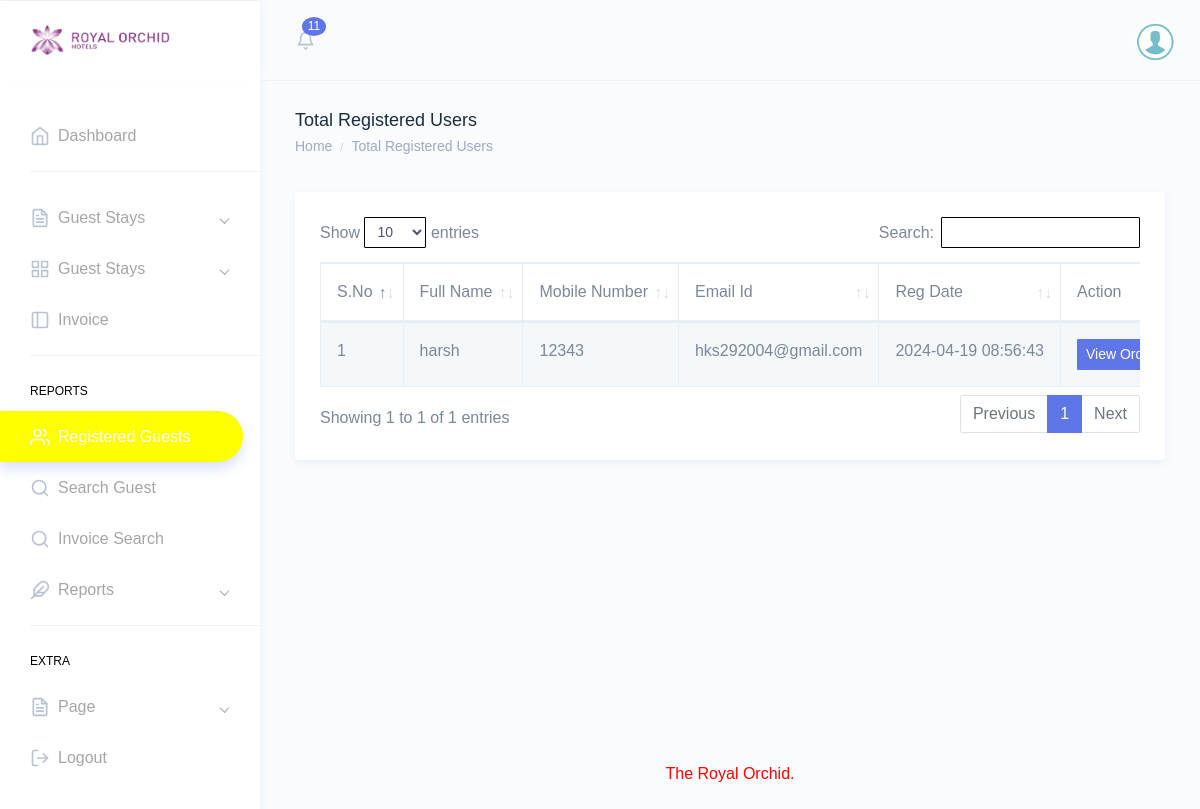
Screenshot of /admin/registered-users.php (signed in) with the database file from the repository.
### tables this page shows
CREATE TABLE `tbluser` (
  `ID` int(10) NOT NULL,
  `FullName` varchar(200) DEFAULT NULL,
  `MobileNumber` bigint(10) DEFAULT NULL,
  `Email` varchar(200) DEFAULT NULL,
  `Password` varchar(200) DEFAULT NULL,
  `RegDate` timestamp NULL DEFAULT current_timestamp(),
  `Address` varchar(500) NOT NULL
);

### admin/registered-users.php (the view, shortened to what this page needs)
<?php
include('includes/dbconnection.php');
if (strlen($_SESSION['otssaid']==0)) {
  header('location:logout.php');
  } else{
  ?>
<!DOCTYPE html>
<html dir="ltr" lang="en">
<head>
    <link href="assets/extra-libs/datatables.net-bs4/css/dataTables.bootstrap4.css" rel="stylesheet">
    <link href="dist/css/style.min.css" rel="stylesheet">
</head>
<body>
    <div id="main-wrapper" data-theme="light" data-layout="vertical" data-navbarbg="skin6" data-sidebartype="full" data-sidebar-position="fixed" data-header-position="fixed" data-boxed-layout="full">
         <?php include_once('includes/header.php');?>
        <?php include_once('includes/sidebar.php');?>
        <div class="page-wrapper">
            <div class="page-breadcrumb">
                <div class="row">
                    <div class="col-7 align-self-center">
                        <h4 class="page-title text-truncate text-dark font-weight-medium mb-1">Total Registered Users</h4>
                        <div class="d-flex align-items-center">
                            <nav aria-label="breadcrumb">
                                <ol class="breadcrumb m-0 p-0">
                                    <li class="breadcrumb-item"><a href="dashboard.php" class="text-muted">Home</a></li>
                                    <li class="breadcrumb-item text-muted active" aria-current="page">Total Registered Users</li>
                                </ol>
                            </nav>
                        </div>
                    </div>
                </div>
            </div>
            <div class="container-fluid">
                <div class="row">
                    <div class="col-12">
                        <div class="card">
                            <div class="card-body">
                                <div class="table-responsive">
                                    <table id="zero_config" class="table table-striped table-bordered no-wrap">
                                        <thead>
                                            <tr>
                                                <th>S.No</th>
                                                <th>Full Name</th>
                                                <th>Mobile Number</th>
                                                <th>Email Id</th>
                                                <th>Reg Date</th>
                                                <th>Action</th>
                                            </tr>
                                        </thead>
                                        <tbody>
                                            <?php
$sql="SELECT * from tbluser";
$query = $dbh -> prepare($sql);
$query->execute();
$results=$query->fetchAll(PDO::FETCH_OBJ);
$cnt=1;
if($query->rowCount() > 0)
{
foreach($results as $row)
{               ?>
                                            <tr>
                                                <td><?php echo htmlentities($cnt);?></td>
                                                <td><?php  echo htmlentities($row->FullName);?></td>
                                                <td><?php  echo htmlentities($row->MobileNumber);?></td>
                                                <td><?php  echo htmlentities($row->Email);?></td>
                                                <td><?php  echo htmlentities($row->RegDate);?></td>
                                                <td><a href="user-orders.php?uid=<?php echo htmlentities ($row->ID);?>&&uname=<?php echo htmlentities ($row->FullName);?>" class="btn btn-primary btn-sm" target="_blank">View Orders</a>
                                                </td>
                                            </tr>
                                    <?php $cnt=$cnt+1;}} ?>
                                        </tbody>
                                    </table>
                                </div>
                            </div>
                        </div>
                    </div>
                </div>
            </div>
         <?php include_once('includes/footer.php');?>
        </div>
    </div>
</body>
</html>
<?php }  ?>

### rows the page displays
tbluser: FullName "harsh", MobileNumber "12343", Email "hks292004@gmail.com", RegDate "2024-04-19 08:56:43"

### other values shown
$totnewguests "11"
